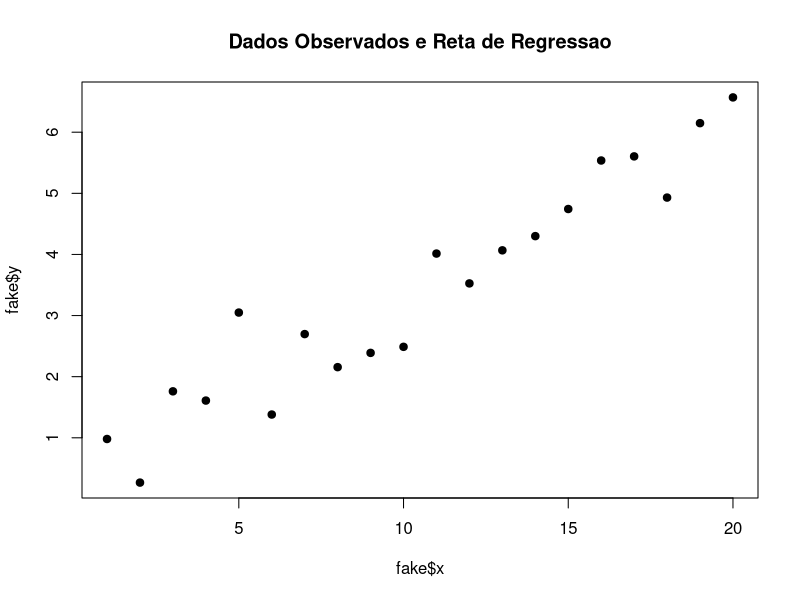

Write R code to recreate this figure.
## ---- chunk 1
x <- 1:20               
n <- length(x)
a <- 0.2                
b <- 0.3                
sigma <- 0.5          
set.seed(22052023)
y <- a + b*x + sigma*rnorm(n)
#
fake <- data.frame(x,y)
plot(fake$x, fake$y, main = "Dados Observados e Reta de Regressao",pch=19)

## ---- chunk 2
#| echo: false
2 * 2
